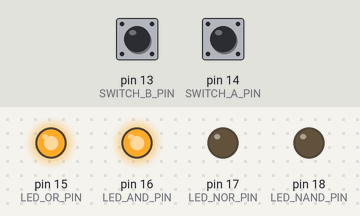
Simulated run of this sketch. Board: Arduino Uno, built with avr-gcc and run on an emulated ATmega328P. Shown: output pins drawn as LEDs (lit = HIGH). The test bench sets the inputs (shaded band); at power-on: pin 13 (SWITCH_B_PIN) HIGH, pin 14 (SWITCH_A_PIN) HIGH.

Above: at 1.2 s.
1.3 s: pin 13 (SWITCH_B_PIN) pulled LOW for 0.15 s
At 1.37 s:
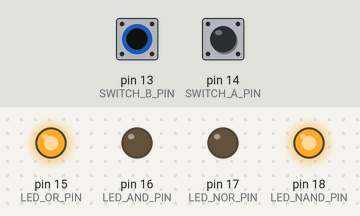
2.9 s: pin 13 (SWITCH_B_PIN) pulled LOW for 3.2 s
At 6.4 s:
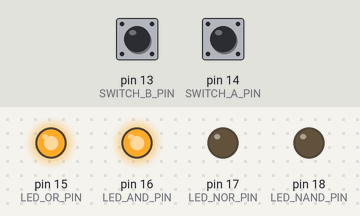
7.6 s: pin 14 (SWITCH_A_PIN) pulled LOW for 3.2 s
At 8.8 s:
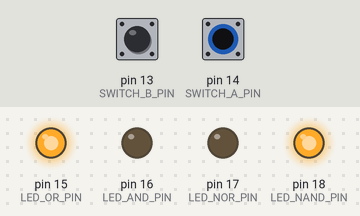
12.3 s: pin 13 (SWITCH_B_PIN) driven LOW and pin 14 (SWITCH_A_PIN) driven LOW
At 13.6 s:
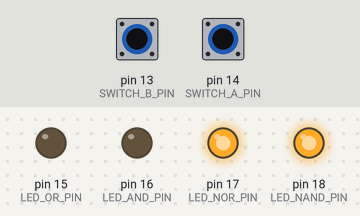
Timing chart, 0 to 14.8 s (numbered marks = the images above; inputs shaded):
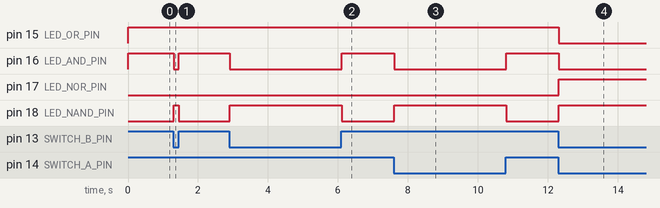

Measured:
- after the input at 1.3 s, pin 16 (LED_AND_PIN): HIGH → LOW at once, → HIGH 0.15 s later; pin 18 (LED_NAND_PIN): LOW → HIGH at once, → LOW 0.15 s later
- after the input at 2.9 s, pin 16 (LED_AND_PIN): HIGH → LOW at once, → HIGH 3.2 s later; pin 18 (LED_NAND_PIN): LOW → HIGH at once, → LOW 3.2 s later
- after the input at 7.6 s, pin 16 (LED_AND_PIN): HIGH → LOW at once, → HIGH 3.2 s later; pin 18 (LED_NAND_PIN): LOW → HIGH at once, → LOW 3.2 s later
- after the input at 12.3 s, pin 15 (LED_OR_PIN), pin 16 (LED_AND_PIN): HIGH → LOW at once; pin 17 (LED_NOR_PIN), pin 18 (LED_NAND_PIN): LOW → HIGH at once

The sketch:

T3_Logic_Gates.ino
```cpp
#include <Arduino.h>

// ---------- Hardware ----------
#define SWITCH_A_PIN   14     // switch A between GPIO14 and GND (internal pull-up)
#define SWITCH_B_PIN   13     // switch B between GPIO13 and GND (internal pull-up)

#define LED_OR_PIN     15     // each LED: GPIO -> 150 ohm -> LED -> GND
#define LED_AND_PIN    16
#define LED_NOR_PIN    17
#define LED_NAND_PIN   18

// ---------- Last inputs seen (so the LEDs update only on a change) ----------
int previousA = -1;           // -1 = nothing read yet, so the first pass always updates
int previousB = -1;

void setup() {
  pinMode(SWITCH_A_PIN, INPUT_PULLUP);
  pinMode(SWITCH_B_PIN, INPUT_PULLUP);

  pinMode(LED_OR_PIN,   OUTPUT);
  pinMode(LED_AND_PIN,  OUTPUT);
  pinMode(LED_NOR_PIN,  OUTPUT);
  pinMode(LED_NAND_PIN, OUTPUT);
}

void loop() {
  // The pin level is the input bit: HIGH = 1 (switch open), LOW = 0 (switch to GND)
  int a = digitalRead(SWITCH_A_PIN);
  int b = digitalRead(SWITCH_B_PIN);

  if (a != previousA || b != previousB) {
    int resultOr   = a | b;          // bitwise OR of two 1-bit values
    int resultAnd  = a & b;          // bitwise AND
    int resultNor  = !resultOr;      // NOT of OR
    int resultNand = !resultAnd;     // NOT of AND

    digitalWrite(LED_OR_PIN,   resultOr);     // 1 = HIGH = LED ON
    digitalWrite(LED_AND_PIN,  resultAnd);
    digitalWrite(LED_NOR_PIN,  resultNor);
    digitalWrite(LED_NAND_PIN, resultNand);

    previousA = a;
    previousB = b;
  }
}
```
